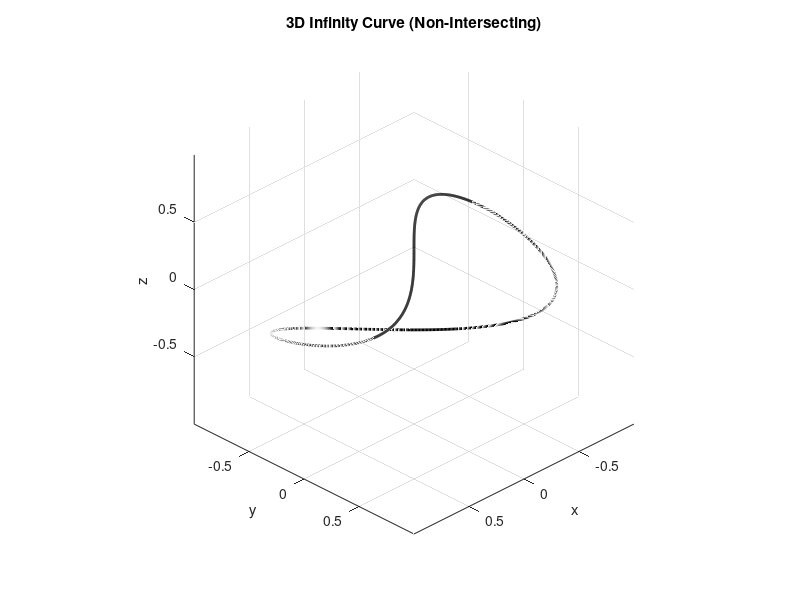

This chart was generated by the following MATLAB code:
% Infinity-shaped 3D space curve (non-self-intersecting)
% Author: OpenAI / ChatGPT
% Date: 2025-04-30

clear; clc; close all;

% Parameter
t = linspace(0, 2*pi, 1000);  % parametric variable

% Parameters to control shape
a = 1;      % major amplitude (horizontal)
b = 0.5;    % vertical amplitude
c = 0.3;    % depth amplitude (3D deviation)

% Parametric equations for 3D figure-eight curve
x = a * sin(t);
y = b * sin(2*t);
z = c * cos(t);

% Plot
figure;
plot3(x, y, z, 'k', 'LineWidth', 2);
grid on; axis equal;
xlabel('x'); ylabel('y'); zlabel('z');
title('3D Infinity Curve (Non-Intersecting)');
view(135, 30); % adjust view angle for clarity
